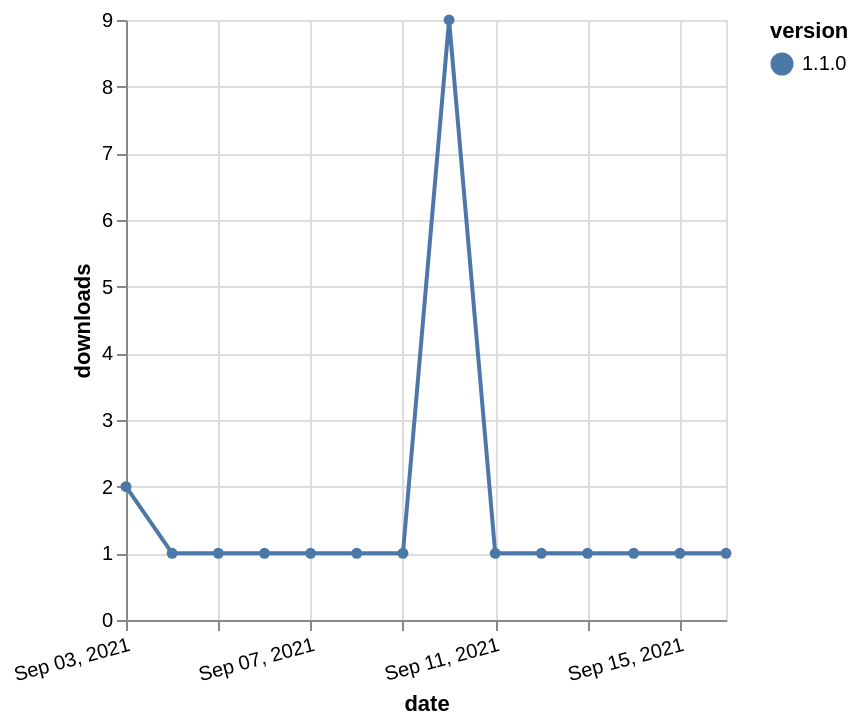

Describe this chart as a Vega-Lite specification.
### Vega-Lite specification from a JSON file in a GitHub repository (floating-point values rounded to 4 significant figures)
{"$schema": "https://vega.github.io/schema/vega-lite/v5.json", "description": "A simple bar chart with embedded data.", "data": {"values": [{"date": "2021-09-03", "total": 621, "delta": 2, "version": "1.1.0"}, {"date": "2021-09-04", "total": 622, "delta": 1, "version": "1.1.0"}, {"date": "2021-09-05", "total": 623, "delta": 1, "version": "1.1.0"}, {"date": "2021-09-06", "total": 624, "delta": 1, "version": "1.1.0"}, {"date": "2021-09-07", "total": 625, "delta": 1, "version": "1.1.0"}, {"date": "2021-09-08", "total": 626, "delta": 1, "version": "1.1.0"}, {"date": "2021-09-09", "total": 627, "delta": 1, "version": "1.1.0"}, {"date": "2021-09-10", "total": 636, "delta": 9, "version": "1.1.0"}, {"date": "2021-09-11", "total": 637, "delta": 1, "version": "1.1.0"}, {"date": "2021-09-12", "total": 638, "delta": 1, "version": "1.1.0"}, {"date": "2021-09-13", "total": 639, "delta": 1, "version": "1.1.0"}, {"date": "2021-09-14", "total": 640, "delta": 1, "version": "1.1.0"}, {"date": "2021-09-15", "total": 641, "delta": 1, "version": "1.1.0"}, {"date": "2021-09-16", "total": 642, "delta": 1, "version": "1.1.0"}]}, "width": "container", "mark": {"type": "line", "point": {"filled": true}}, "encoding": {"x": {"field": "date", "type": "temporal", "timeUnit": "yearmonthdate", "title": "date", "axis": {"labelAngle": -15}}, "y": {"field": "delta", "type": "quantitative", "title": "downloads"}, "color": {"field": "version", "type": "nominal"}, "tooltip": {"field": "delta"}}}
